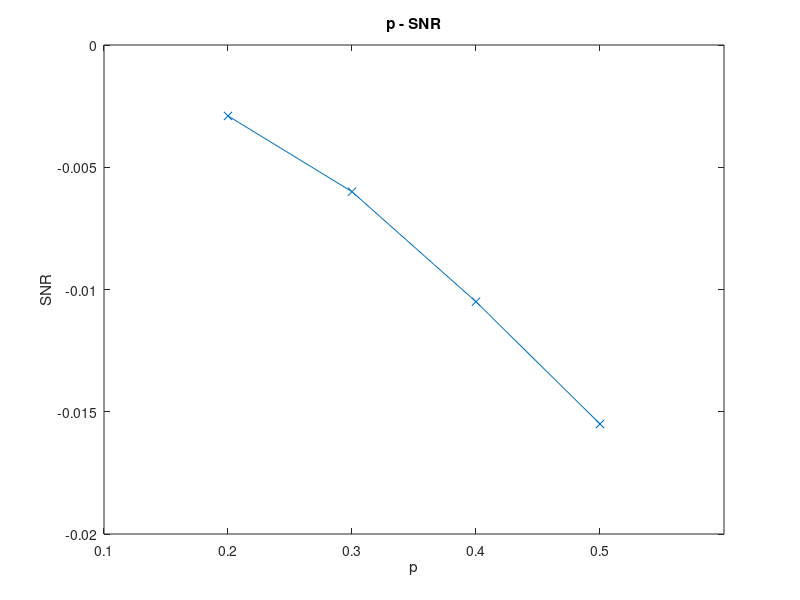

Write MATLAB code to recreate this figure.

%% Calculate SNR
% [y, fs] = audioread('Music/Canon_20s.wav');
% [y1, fs1] = audioread('Output/Canon_encoded_p02.wav');
% [y2, fs2] = audioread('Output/Canon_encoded_p03.wav');
% [y3, fs3] = audioread('Output/Canon_encoded_p04.wav');
% [y4, fs4] = audioread('Output/Canon_encoded_p05.wav');
% 
% SNRs = [snr(y, y1), snr(y, y2), snr(y, y3), snr(y, y4)];


%% Plot chart
p = [0.2 0.3 0.4 0.5];
DER = [0.01 0.00 0.00 0.00];
SNRs = [-0.0029,-0.0060,-0.0105,-0.0155];

figure;
plot(p, SNRs, 'x-');08;
title('p - SNR');
xlabel('p');
ylabel('SNR');
axis([0.1 0.6 -0.02 0]);


%% Plot chart for audio in time domain and frequency domain
% [y, fs] = audioread('Music/Canon_1min.wav');
% 
% time = 20;
% y = y(1:44100*20,1);
% 
% audiowrite('Music/Canon_20s.wav', y, fs);

% %% Original Signal in Time Domain
% 
% time = (1:length(y)) / fs;
% figure;
% plot(time, y);
% 
% %% Original Signal in Frequency Domain
% 
% L = length(y);
% P1 = fftMagnitude(y);
% 
% % calculate the label(scale) of X axis
% fx = fs * (0:(L/2)) / L;
% figure;
% plot(fx, P1);
% title('Single-Sided Amplitude Spectrum of X(t)');
% xlabel('f (Hz)');
% ylabel('|P1(f)|');